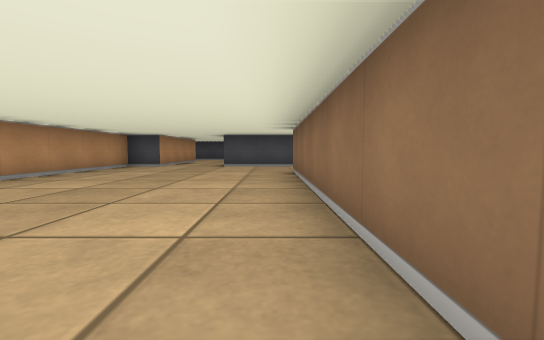
view 1 (above)

19 first-person views from a walk through a cub3D ray-caster map. The camera is about half as high as the walls, tilts 4° down and sees 90° across. The floor is counted in squares. Each view is taken from the middle of a square. On the plan, view 1 faces up. The plan holds only what a view shows up to about 9 squares ahead; the rest is blank.

view 2
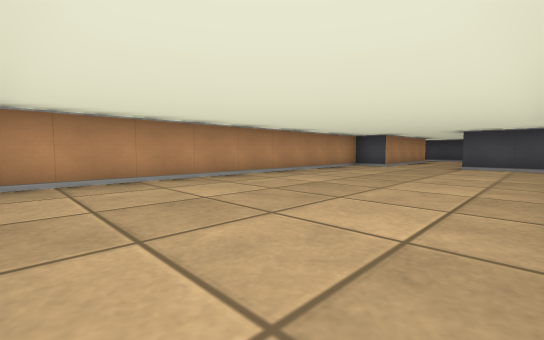

view 3
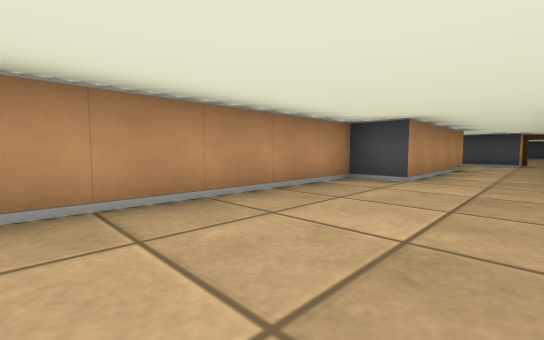

view 4
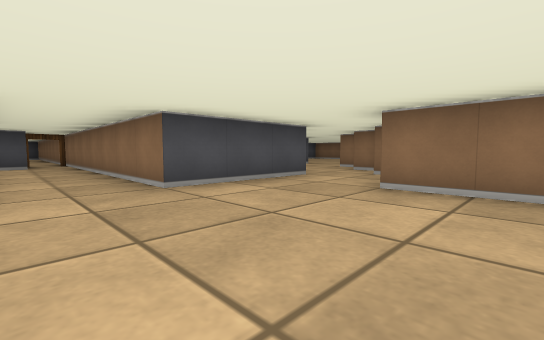

view 5
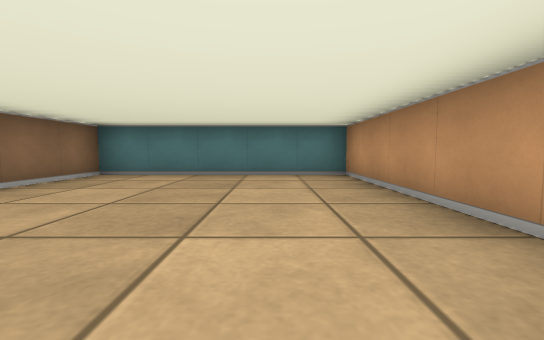

view 6
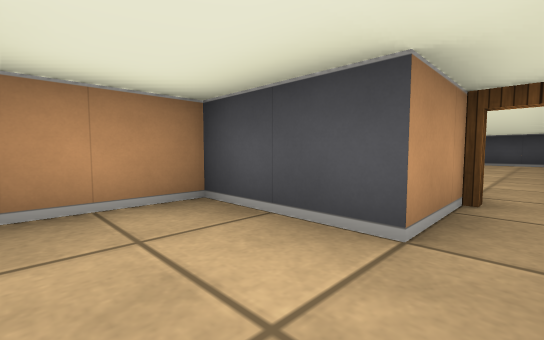

view 7
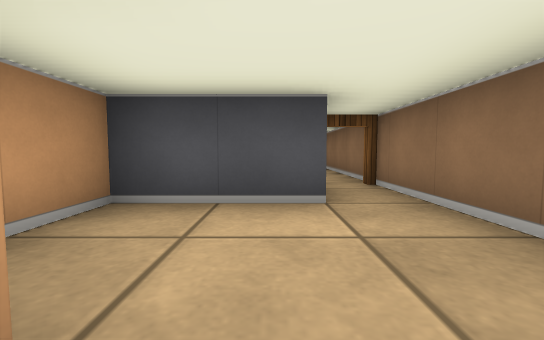

view 8
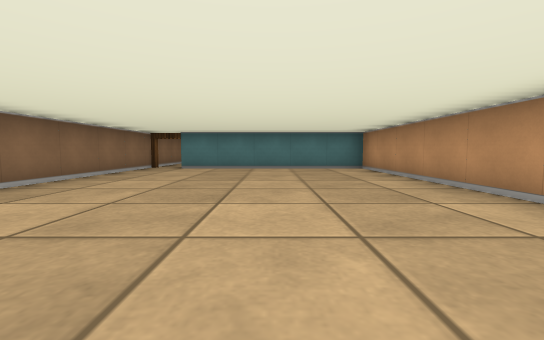

view 9
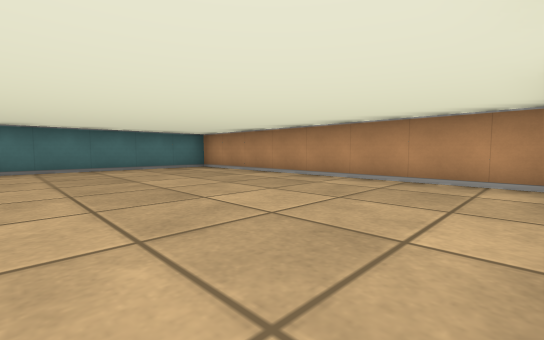

view 10
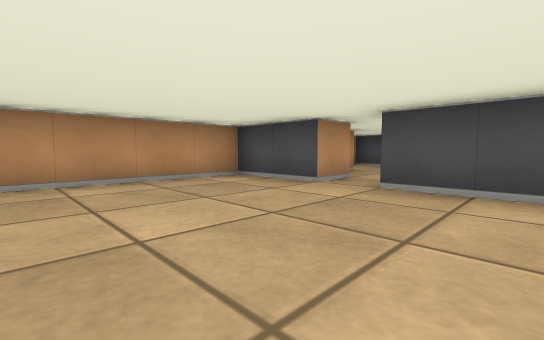

view 11
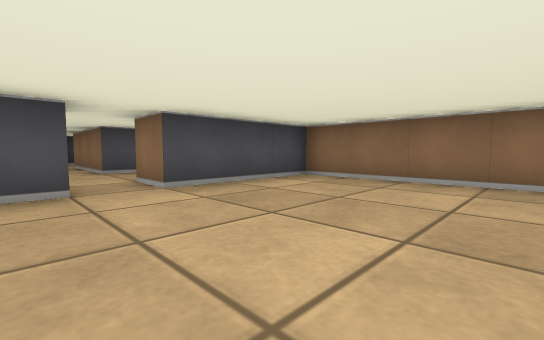

view 12
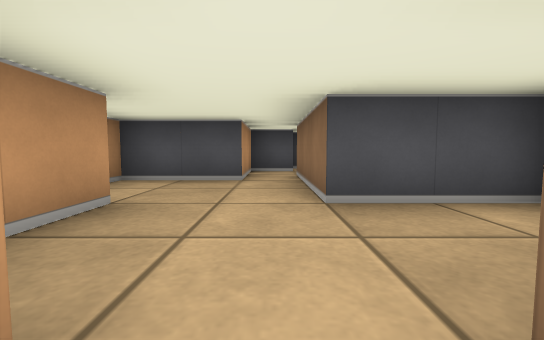

view 13
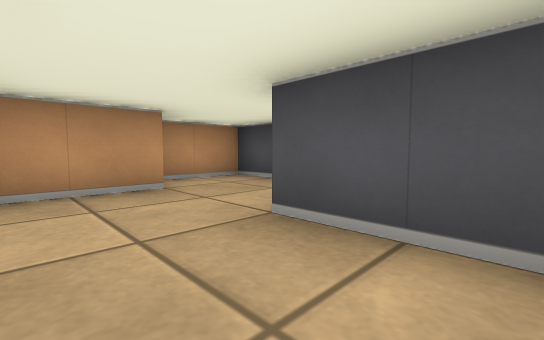

view 14
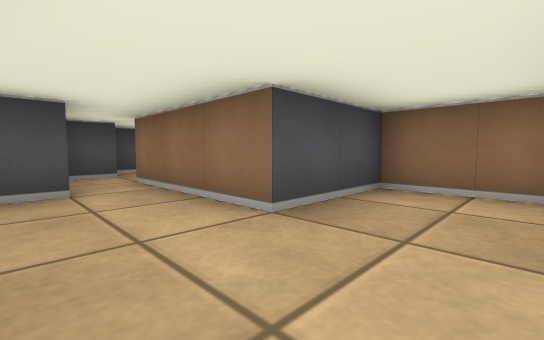

view 15
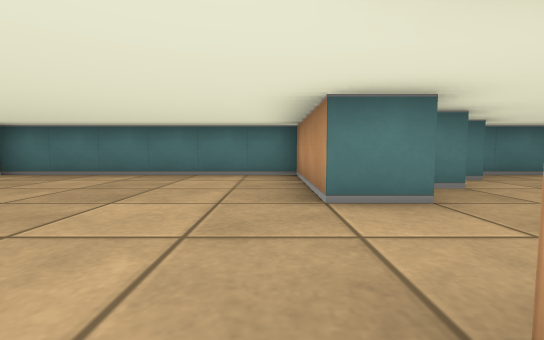

view 16
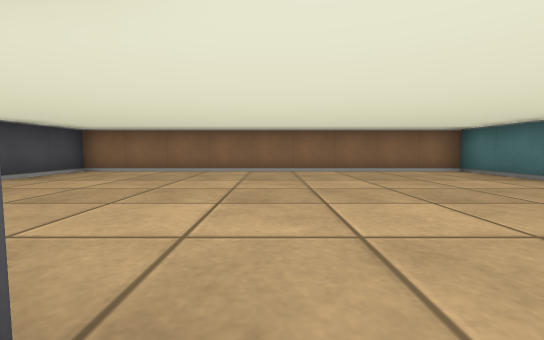

view 17
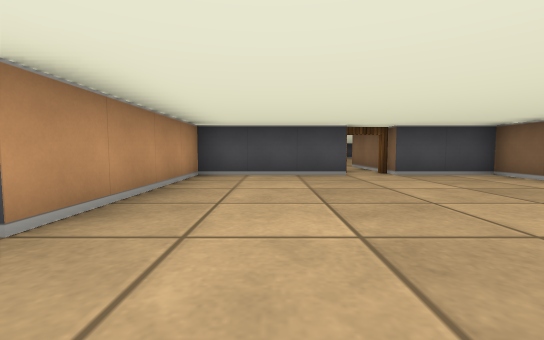

view 18
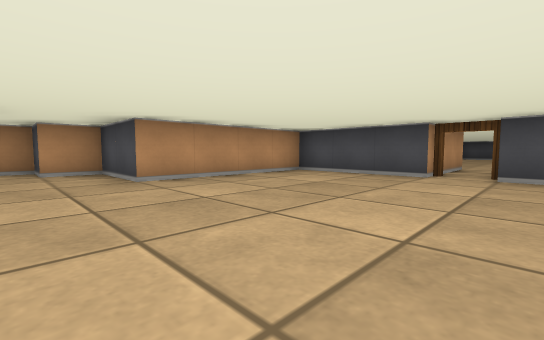

view 19
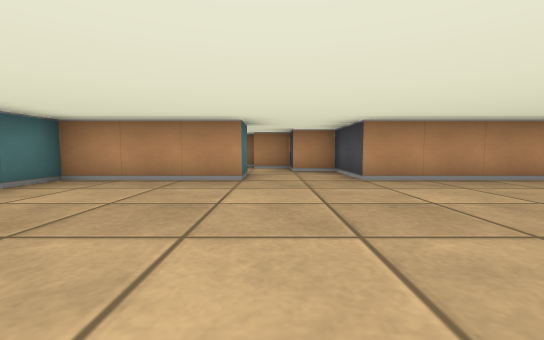

### Floor plan
Ten units are one square. View 1 is at (0, 0); x grows to the right and y downward. Boxes are objects, and circles mark ways between rooms. Rooms are numbered by the first view taken in them; rooms with no view inside come last. Other rooms are left out.
<svg viewBox="-80 -315 200 325">
<path fill="none" stroke="#000" d="M-5 -85 -15 -85 -15 -160M-35 -125 -35 -85 -45 -85 -45 5 5 5 5 -65M-25 -161 -25 -145 -45 -145 -45 -129M-55 -255 -55 -245 -75 -245 -75 -165 -25 -165M-15 -160 -15 -245 -45 -245 -45 -255M-65 -276 -65 -259M-55 -305 -55 -295 -75 -295 -75 -279M-25 -259 -25 -275 -45 -275 -45 -305M45 -90 45 -95 55 -95 55 -65 115 -65 115 -155 95 -155M35 -79 35 -85 40 -85M85 -155 55 -155 55 -115 35 -115 35 -105 25 -105 25 -95M24 -75 29 -75M15 -85 -5 -85M5 -65 18 -65"/>
<circle cx="-20" cy="-160" r="3" fill="#2a7"/>
<circle cx="5" cy="-75" r="3" fill="#2a7"/>
<circle cx="-50" cy="-250" r="3" fill="#2a7"/>
<text x="-20" y="-60">1</text>
<text x="-50" y="-210">2</text>
<text x="-50" y="-280">3</text>
<text x="70" y="-110">4</text>
</svg>
Room 1 opens to room 2. Room 1 opens to room 4. Room 2 opens to room 3.

Where each view was taken, in squares from view 1:
view 1: 0 up, 0 right, facing up
view 2: 0 up, 0 right, facing up-left
view 3: 4 up, 2 left, facing up-left
view 4: 5 up, 3 left, facing up-right
view 5: 5 up, 3 left, facing down
view 6: 13 up, 2 left, facing up-left
view 7: 12 up, 3 left, facing up
view 8: 24 up, 5 left, facing down
view 9: 24 up, 3 left, facing down-left
view 10: 21 up, 3 left, facing up-left
view 11: 21 up, 6 left, facing up-right
view 12: 25 up, 5 left, facing up
view 13: 26 up, 3 left, facing up-left
view 14: 26 up, 6 left, facing up-right
view 15: 12 up, 6 right, facing down
view 16: 11 up, 5 right, facing right
view 17: 10 up, 7 right, facing up
view 18: 10 up, 10 right, facing up-left
view 19: 10 up, 10 right, facing left
